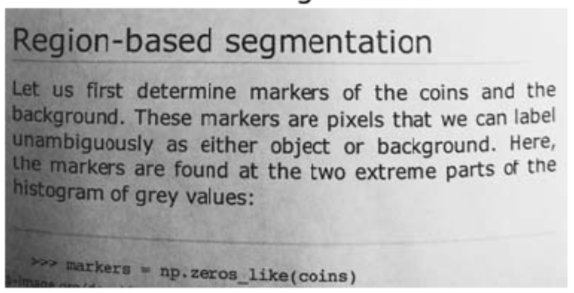
#> input picture M6/05. Edge detection, perspective transform and Morphological transformations/img/t1.png, 574 x 293 px
$ jupyter execute --allow-errors Thresholding.ipynb   (shell and % lines are left out)
#> lines starting #> are read from the running program, lines starting #| are printed output that depends on the picture; after the words box and inside, x2 and y2 are one past the last pixel; in counts of white or black regions, pixels touching at a corner belong together
# Computer Vision Thresholding

[cell 1]
import cv2
import numpy as np
import matplotlib.pyplot as plt

[cell 2]
# Have a look at the 2 images below
text = cv2.imread('img/t1.png')
#> text is the input picture: shape (293, 574, 3); mean B, G, R 176.7, 176.7, 176.7
plt.figure(figsize = (12,10))
plt.imshow(text, cmap='gray')

[cell 3]
text_2 = cv2.imread('img/t2.png')
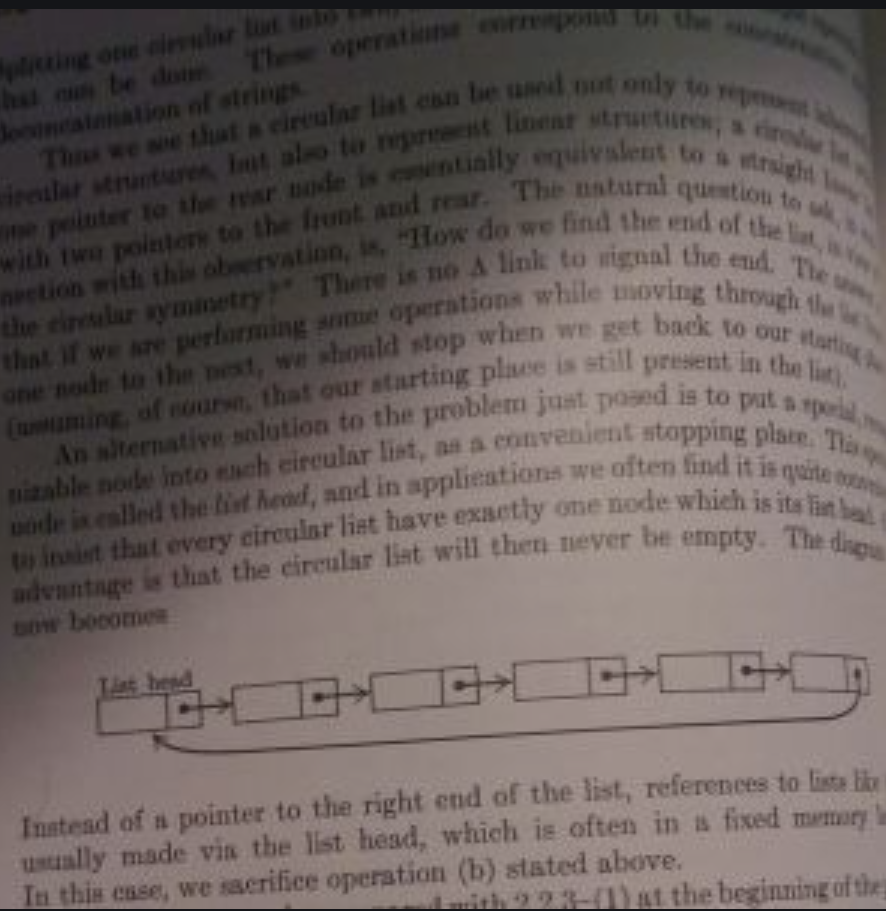
#> input picture M6/05. Edge detection, perspective transform and Morphological transformations/img/t2.png, 886 x 911 px
#> text_2 is the input picture: shape (911, 886, 3); mean B, G, R 94.2, 97, 107
plt.figure(figsize = (12,10))
plt.imshow(text_2, cmap='gray')

[cell 4]
text_g = cv2.cvtColor(text, cv2.COLOR_BGR2GRAY)
text2_g = cv2.cvtColor(text_2, cv2.COLOR_BGR2GRAY)

[cell 5]
# Apply threshold to the images above to make them look better, try to find the best one
titles = ['BINARY','BINARY_INV','TRUNC','TOZERO','TOZERO_INV']
types = [cv2.THRESH_BINARY,
    cv2.THRESH_BINARY_INV,
    cv2.THRESH_TRUNC,
    cv2.THRESH_TOZERO,
    cv2.THRESH_TOZERO_INV]

#> (the rest of this cell did not finish here and is left out)

[cell 6]
sharp_kernel = np.array([[0.0625,0.125,0.0625],
          [0.125,0.25,0.125],
          [0.0625,0.125,0.0625]])

[cell 7]
text2_g.shape
#> Out = (911, 886)

[cell 8]
# Try to apply adaptiveThreshold and see if that helps, use both ADAPTIVE_THRESH_MEAN_C and ADAPTIVE_THRESH_GAUSSIAN_C
thresh = cv2.adaptiveThreshold(text_g, 255, cv2.ADAPTIVE_THRESH_GAUSSIAN_C, cv2.THRESH_BINARY, 11, 11)
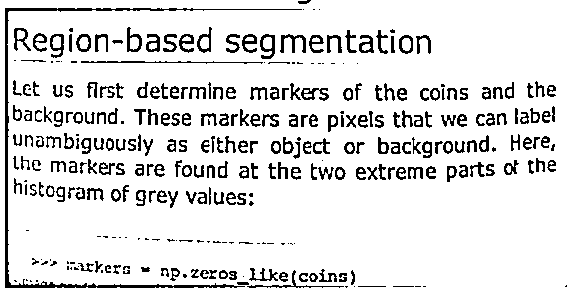
#> thresh: shape (293, 574); 88.3% white; black in thin lines or dots
thresh2 = cv2.adaptiveThreshold(text2_g, 255, cv2.ADAPTIVE_THRESH_GAUSSIAN_C, cv2.THRESH_BINARY, 7, 0)
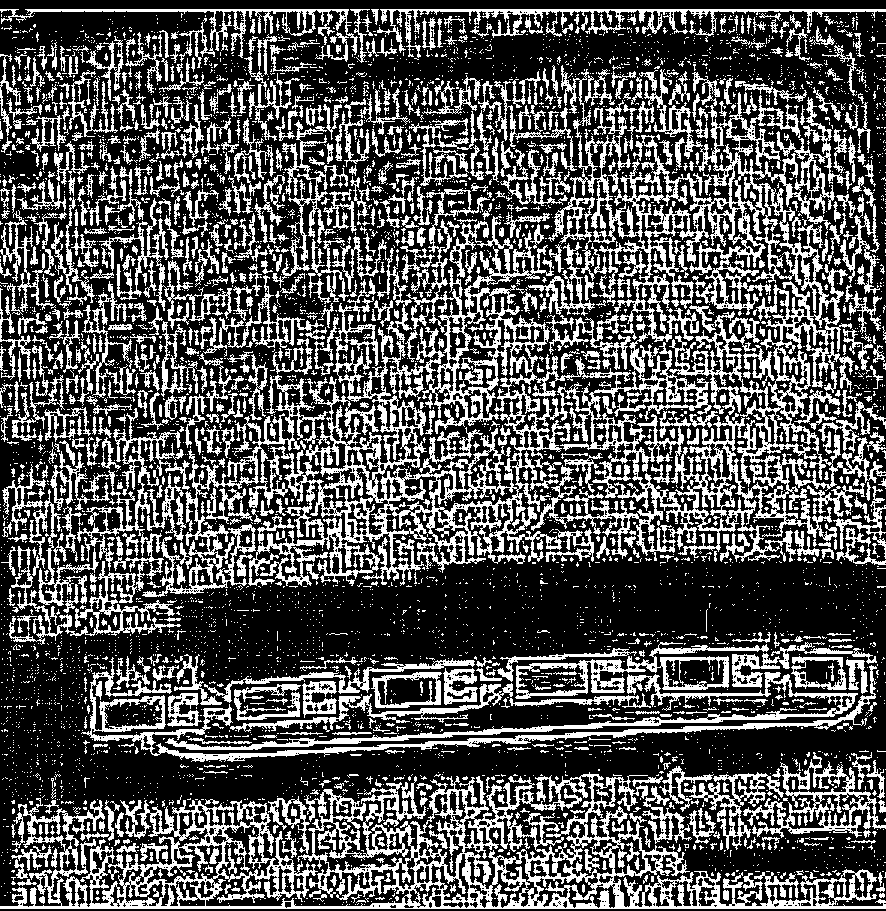
#> thresh2: shape (911, 886); 33.2% white; 5559 white regions (4547 under 20 px), largest, box (x1, y1, x2, y2) and area: (142, 92, 886, 597) 78629, (0, 772, 886, 909) 34114, (81, 657, 877, 762) 6096
plt.figure(figsize = (12,10))
plt.imshow(thresh, cmap='gray')

[cell 9]
# Now try to first apply Gaussian Blur to the image and then Otsu thresholding
mask = cv2.fillPoly(text2_g.copy(), [np.array([[911,911], [911, 0], [700, 0], [0, 700], [0, 1000]])], [50,50,30])
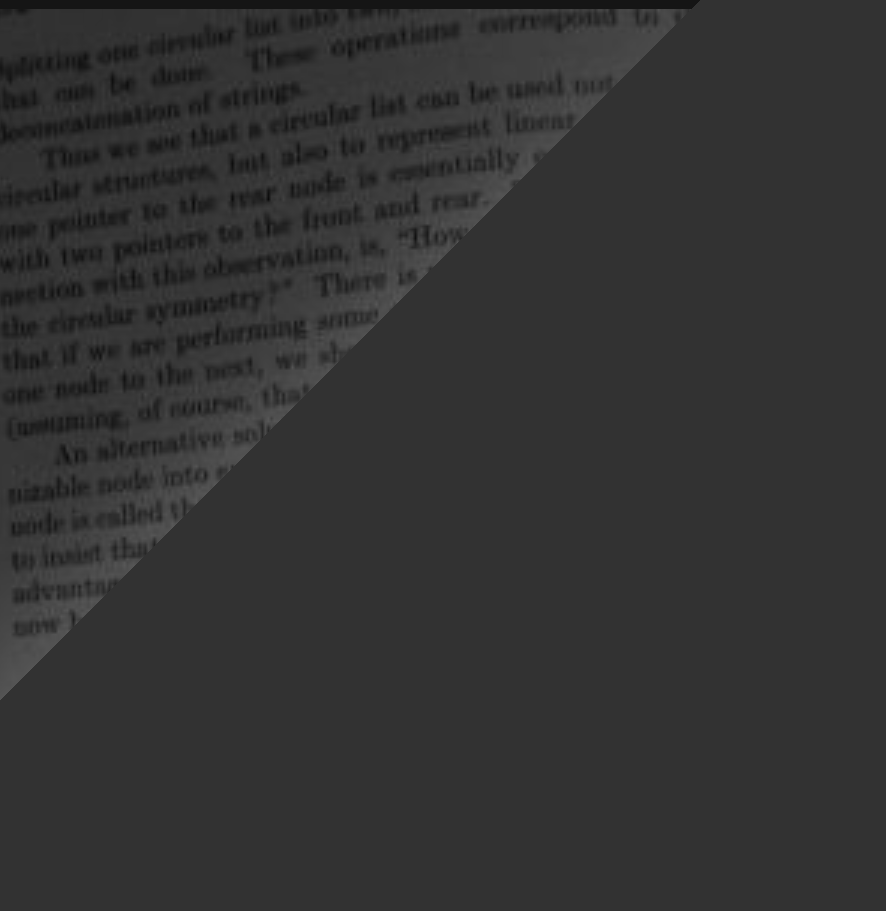
#> mask: shape (911, 886); min 10, max 88, mean 50.4
scaled = cv2.addWeighted(mask, 0.5, text2_g, 1, 0)
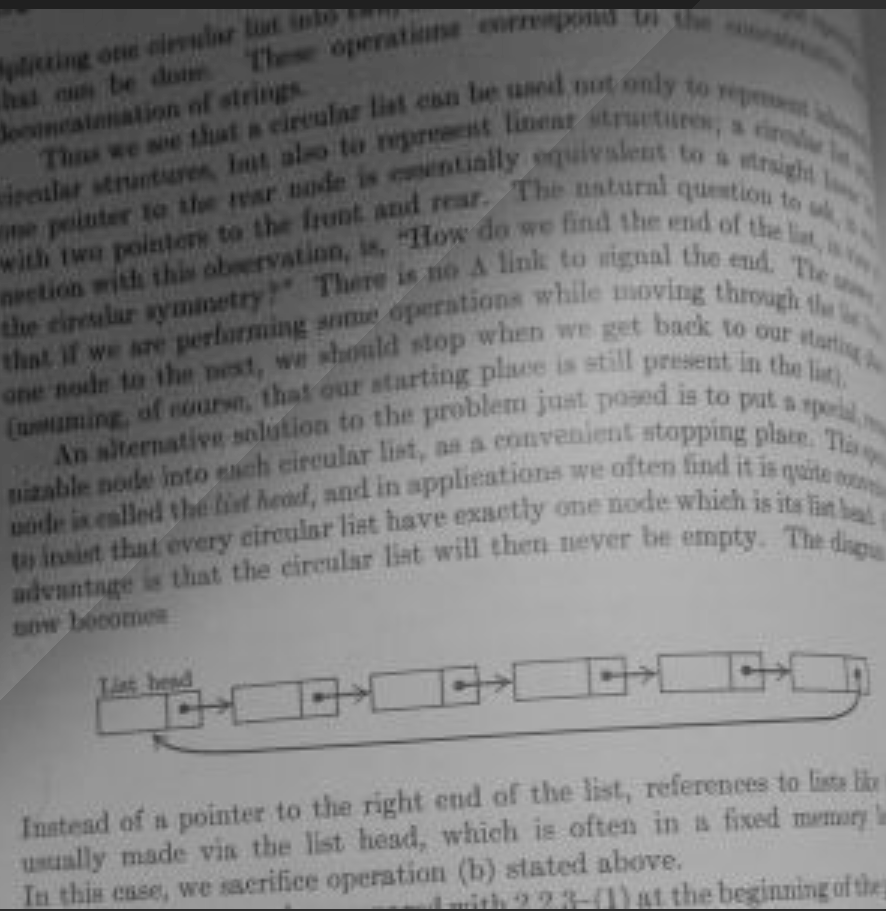
#> scaled: shape (911, 886); min 15, max 196, mean 124.9
scaled = cv2.adaptiveThreshold(scaled, 255, cv2.ADAPTIVE_THRESH_GAUSSIAN_C, cv2.THRESH_BINARY, 111,8)
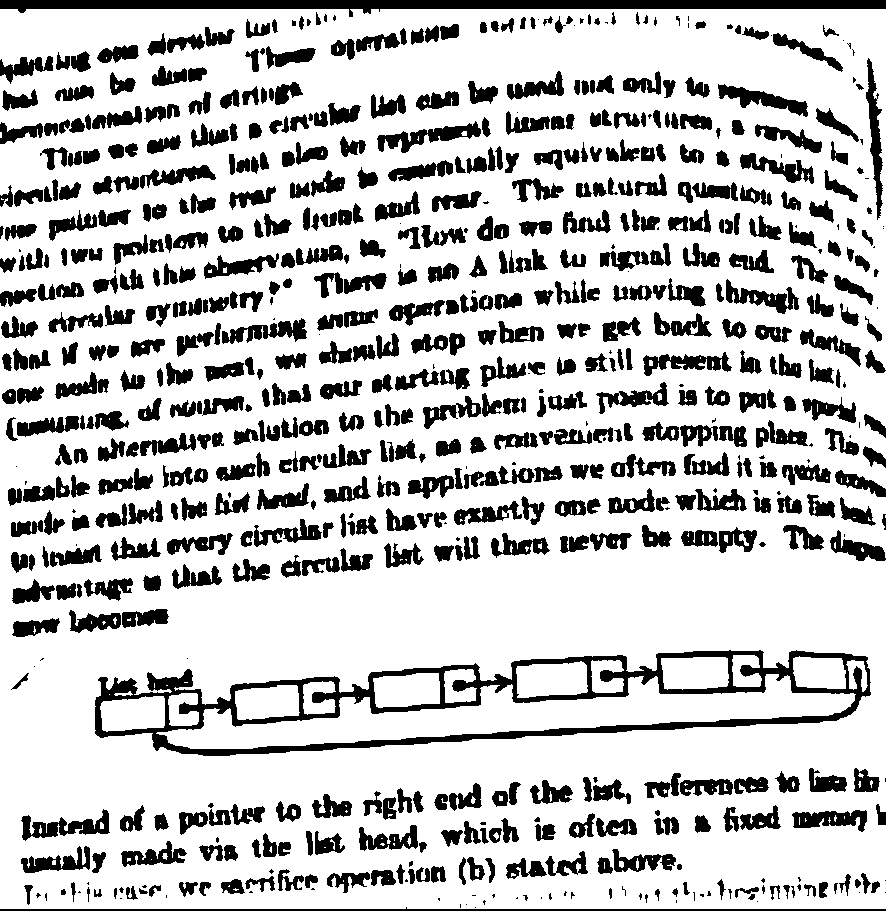
#> scaled: shape (911, 886); 77.2% white; 705 black regions (117 under 20 px), largest, box (x1, y1, x2, y2) and area: (95, 650, 871, 756) 16701, (0, 0, 886, 17) 8063, (0, 907, 886, 911) 1774
sharp_kernel = np.array([[0, -1, 0],
                    [-1, 5, -1],
                    [0, -1, 0]])

#scaled = cv2.morphologyEx(scaled, cv2.MORPH_CLOSE, np.ones([3,3], np.uint8), 100)

#scaled = cv2.adaptiveThreshold(scaled, 25, cv2.ADAPTIVE_THRESH_GAUSSIAN_C, cv2.THRESH_BINARY, 5, 1)
for i in range(10):
   scaled = cv2.filter2D(scaled, -1, sharp_kernel)

plt.figure(figsize = (12,10))
plt.imshow(scaled, cmap='gray')
